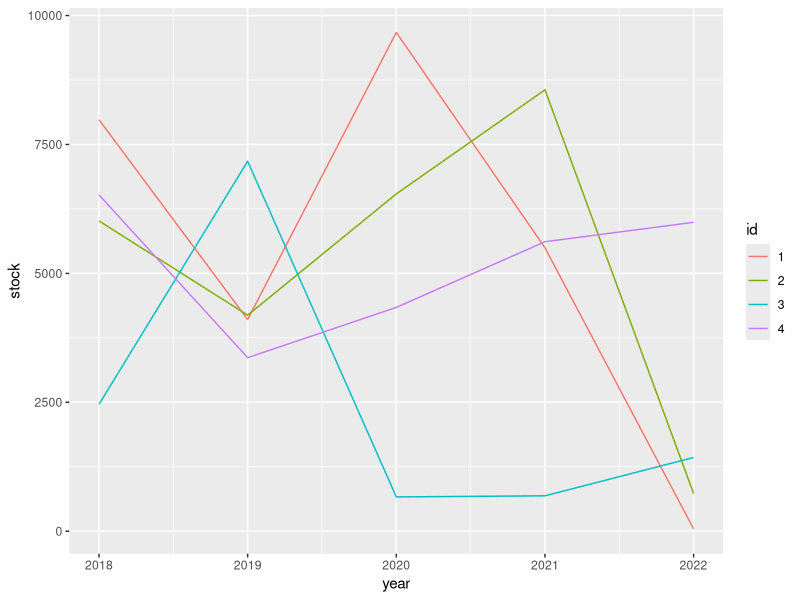

The R script that drew this image:
## ---- chunk 1
knitr::opts_chunk$set(
  collapse = TRUE,
  comment = "#>"
)
## ---- chunk 2
library(tibble)
## ---- chunk 3
library(formattable)

tbl <- tibble(x = digits(9:11, 3))
tbl
## ---- chunk 4
vec_ptype_abbr.formattable <- function(x, ...) {
  "dbl:fmt"
}

pillar_shaft.formattable <- function(x, ...) {
  pillar::new_pillar_shaft_simple(format(x), align = "right")
}
## ---- chunk 5
library(dplyr)
tbl2 <- 
  tbl %>%
  mutate(
    y = x + 1, 
    z = x * x, 
    v = y + z,
    lag = lag(x, default = x[[1]]),
    sin = sin(x),
    mean = mean(v),
    var = var(x)
  )

tbl2
## ---- chunk 6
tbl2 %>% 
  group_by(lag) %>% 
  summarize(z = mean(z)) %>% 
  ungroup()
## ---- chunk 7
library(tidyr)

stocks <- 
  expand_grid(id = factor(1:4), year = 2018:2022) %>% 
  mutate(stock = currency(runif(20) * 10000))

stocks %>% 
  pivot_wider(id, names_from = year, values_from = stock)
## ---- chunk 8
library(ggplot2)

# Needs https://github.com/tidyverse/ggplot2/pull/4065 or similar
stocks %>% 
  ggplot(aes(x = year, y = stock, color = id)) +
  geom_line()
## ---- chunk 9
DiagrammeR::mermaid("r4ds.mmd")
## ---- chunk 10
DiagrammeR::mermaid("formats.mmd")
## ---- chunk 11
tbl3 <- 
  tibble(id = letters[1:3], x = 9:11) %>% 
  mutate(
    y = x + 1, 
    z = x * x, 
    v = y + z,
    lag = lag(x, default = x[[1]]),
    sin = sin(x),
    mean = mean(v),
    var = var(x)
  )

tbl3

tbl3 %>% 
  mutate(
    across(where(is.numeric), digits, 3),
    across(where(~ is.numeric(.x) && mean(.x) > 50), digits, 1)
  )
## ---- chunk 12
rules <- quos(
  across(where(is.numeric), digits, 3),
  across(where(~ is.numeric(.x) && mean(.x) > 50), digits, 1)
)

tbl3 %>% 
  mutate(!!!rules)
